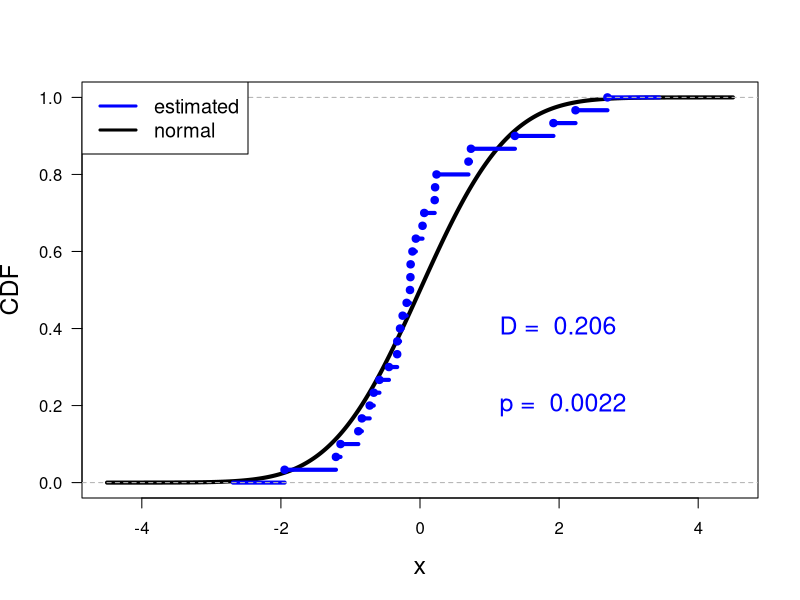

Here is the R script that generated this plot:
print('File: Lilliefors3Ex.R')
print(date())
# Lilliefors test: 3 examples
y1 = c(-0.68644781, -0.82379154, -0.98416919, -2.02230891, -0.43507791, -0.76655674,  
       1.22178443,  0.09767100, -0.93391714, -1.23458941,  0.09188711,  0.56736177,
       -0.55276453, -0.07969400,  0.11767092,  2.07541230, 1.76443875,  0.60249792, 
       -1.29916116, -0.30322121, -0.77935252, -0.97190317,  0.84580262,  0.28698246,
       1.15160104,  0.35533328,  0.32936546,  1.68584964, 0.18260973,  1.93600509)
y2 = c(-0.43677762, -0.25606172, -0.05539436, -0.35955890, 2.52475885, -0.22159314,
       -0.17360687, -0.24747086, -0.25016363, -0.39612793, -0.22807506, -0.35896958,
       -0.23775192,  0.34039082,  1.31051033, -0.05988203, -0.15271093,  0.22672744,
       -0.15967543, -0.13572103, -0.44215444, -0.40168018,  0.44666595, -0.53978945,
       -0.45903502, -0.47862169, -0.22521386, -0.38695104, -0.44321571, -0.28632236)
y3 = c(0.09188711,  0.56736177, -0.55276453, -0.07969400,  0.11767092,  2.07541230,
       1.76443875,  0.60249792, -1.29916116, -0.30322121, -0.68644781, -0.82379154, 
       -0.98416919, -2.02230891, -0.43507791, -0.76655674, 1.22178443,  0.09767100, 
       -0.93391714, -1.23458941, -0.43677762, -0.25606172, -0.05539436, -0.35955890,
       2.52475885, -0.22159314, -0.17360687, -0.24747086, -0.25016363, -0.39612793)
# install.packages('fBasics')  # install package
library(fBasics)         
sflag = 3
if (sflag == 1) {
  y = (y1 - mean(y1))/sd(y1) # standardize
  outKS = lillieTest(y)
  D = outKS@test$statistic; p = outKS@test$p.value
  xmax = 3; xmin = -xmax
  xH0 = seq(xmin,xmax,0.0001); yH0 = pnorm(xH0,mean(y),sd(y))
  # png('LillieforsExampleA160915.png',width=16,height=16,units='cm',res=300)
  plot(xH0,yH0,type='l',lwd=4,col='black',xlab='x',ylab='CDF',las=1,cex.lab=1.5)
  lines(ecdf(sort(y)),col='blue',lwd=4)
  xt = 1
  text(xt,0.4,paste('D = ',as.character(round(D,3))),col='blue',cex=1.5,pos=4)
  text(xt,0.2,paste('p = ',as.character(round(p,3))),col='blue',cex=1.5,pos=4)
  legend('topleft',legend=c('estimated','normal'),col=c('blue','black'),lty=c(1,1),lwd=c(3,3),cex=1.5)
  # dev.off()
}
if (sflag == 2) {
  y = (y2 - mean(y2))/sd(y2) # standardize
  outKS = lillieTest(y)
  D = outKS@test$statistic; p = outKS@test$p.value
  xmax = 4.5; xmin = -xmax
  xH0 = seq(xmin,xmax,0.0001); yH0 = pnorm(xH0,mean(y),sd(y))
  # png('LillieforsExampleB160915.png',width=16,height=16,units='cm',res=300)
  plot(xH0,yH0,type='l',lwd=4,col='black',xlab='x',ylab='CDF',las=1,cex.lab=1.5)
  lines(ecdf(sort(y)),col='blue',lwd=4)
  xt = 1
  text(xt,0.4,paste('D = ',as.character(round(D,3))),col='blue',cex=1.5,pos=4)
  text(xt,0.2,paste('p = ',as.character(round(p,9))),col='blue',cex=1.5,pos=4)
  legend('topleft',legend=c('estimated','normal'),col=c('blue','black'),
         lty=c(1,1),lwd=c(3,3),cex=1.2)
  # dev.off()
}
if (sflag == 3) {
  y = (y3 - mean(y3))/sd(y3) # standardize
  outKS3 = lillieTest(y)     # D: 0.2061    p-value = 0.002211 -> reject H0
  outKS = ks.test(y,'pnorm') # D: 0.20606   p-value = 0.1355   -> do not reject H0
  D = outKS3@test$statistic; p = outKS3@test$p.value
  xmax = 4.5; xmin = -xmax
  xH0 = seq(xmin,xmax,0.0001); yH0 = pnorm(xH0,mean(y),sd(y))
  # png('LillieforsExampleC170711.png',width=16,height=16,units='cm',res=300)
  plot(xH0,yH0,type='l',lwd=4,col='black',xlab='x',ylab='CDF',las=1,cex.lab=1.5)
  lines(ecdf(sort(y)),col='blue',lwd=4)
  xt = 1 # -xmax*2.5/3
  text(xt,0.4,paste('D = ',as.character(round(D,3))),col='blue',cex=1.5,pos=4)
  text(xt,0.2,paste('p = ',as.character(round(p,4))),col='blue',cex=1.5,pos=4)
  legend('topleft',legend=c('estimated','normal'),col=c('blue','black'),
         lty=c(1,1),lwd=c(3,3),cex=1.2)
  # dev.off()
  print('outKS3 (Lilliefors')
  print(outKS3)
  print('outKS')
  print(outKS)
}
# -----------------------------------------------------------------------------
# Results:
# "File: Lilliefors3Ex.R"
# "Sat Dec 17 19:57:55 2022"
# "outKS3 (Lilliefors"
# Title: Lilliefors (KS) Normality Test
# Test Results:
#  STATISTIC:  D: 0.2061
# P VALUE:  0.002211 
# Description:
#  Sat Dec 17 19:57:55 2022 by user: 
# "outKS"
# One-sample Kolmogorov-Smirnov test
# data:  y
# D = 0.20606, p-value = 0.1355
# alternative hypothesis: two-sided
# -----------------------------------------------------------------------------
